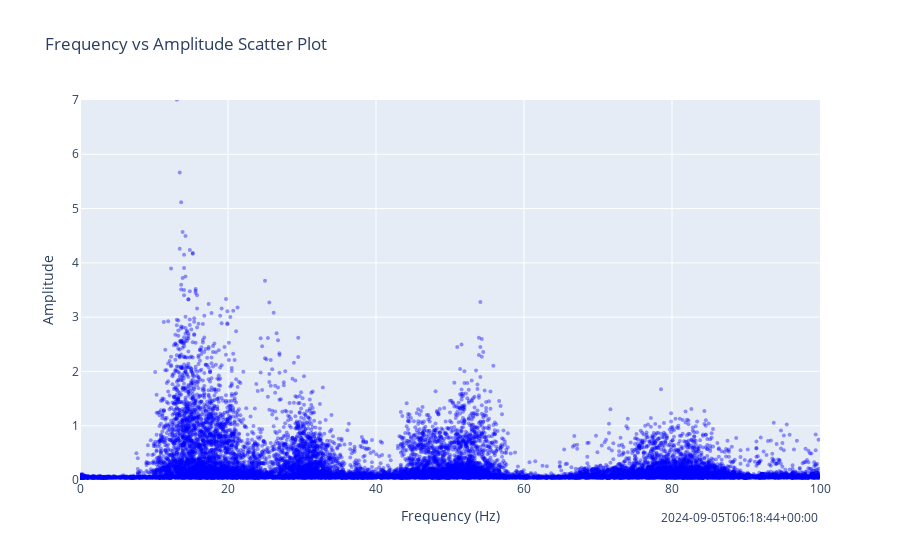
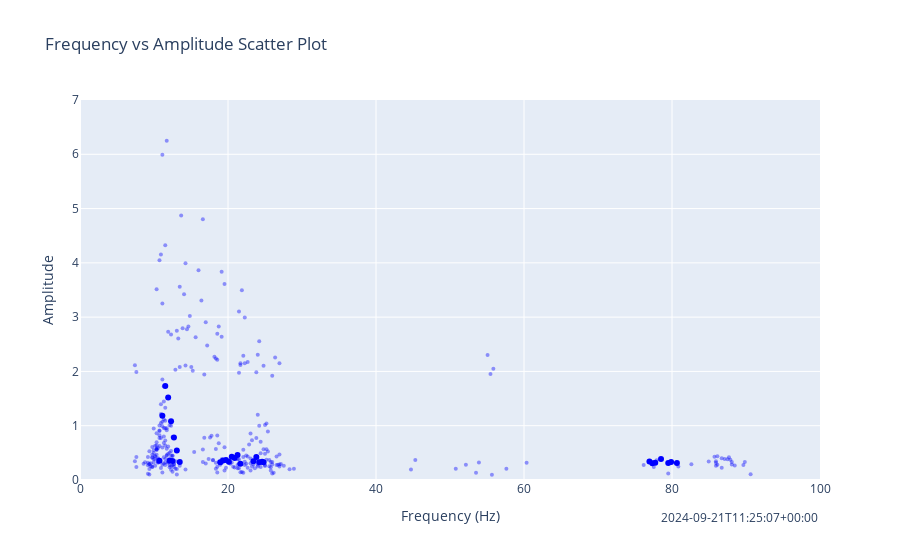

The cell these charts' notebook holds for them, in order:
### Code cell
row_slider = widgets.IntSlider(value=500, min=0, max=len(
    df) - 1, step=1, description='Row Index:', layout=widgets.Layout(width='90%'))

#  # Create a text input widget for selecting the number of previous spectrums to plot
# row_slider = widgets.BoundedIntText(
#     value=445, min=0, max=len(
#         df) - 1, step=1, description='Row Index:')

# Create a text input widget for selecting the number of previous spectrums to plot
previous_spectrums_input = widgets.BoundedIntText(
    value=2500, min=0, max=2500, step=1, description='Previous Spectrums:')

# Use the interact function to update the plot whenever the inputs change
interact(update_plot, row_index=row_slider,
         previous_spectrums=previous_spectrums_input)
